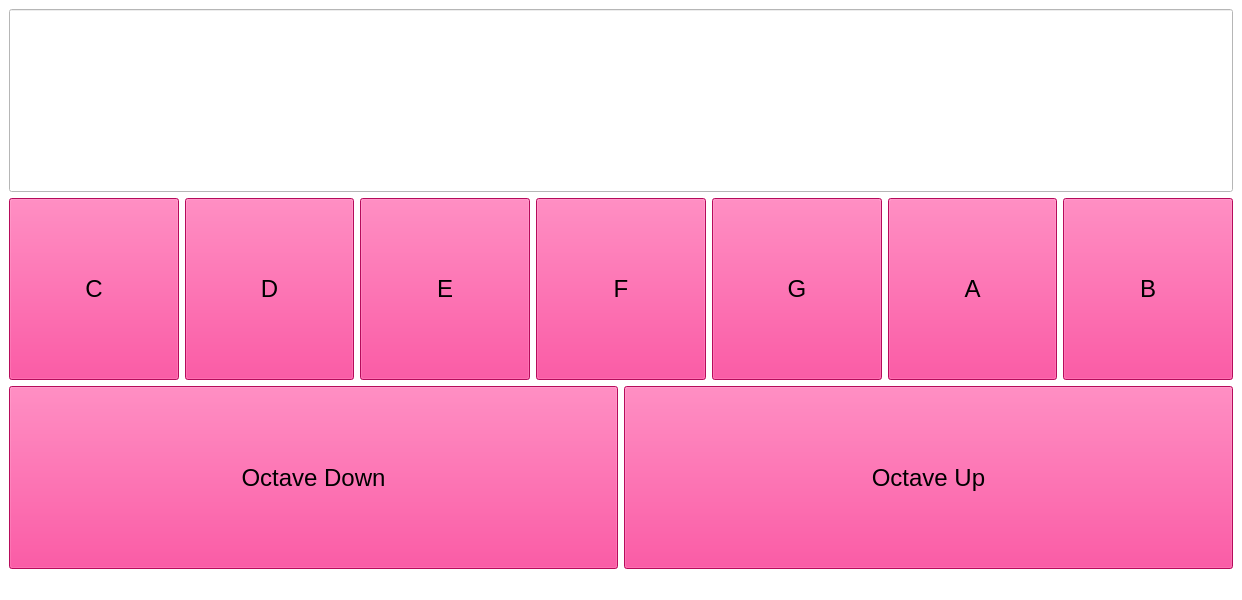
<?xml version="1.0" encoding="UTF-8"?>
<ui version="4.0">
 <class>MainWindow</class>
 <widget class="QMainWindow" name="MainWindow">
  <property name="geometry">
   <rect>
    <x>0</x>
    <y>0</y>
    <width>1242</width>
    <height>600</height>
   </rect>
  </property>
  <property name="windowTitle">
   <string>MainWindow</string>
  </property>
  <property name="styleSheet">
   <string notr="true">QWidget
{
background-color: rgb(255, 255, 255);
} 

QPushButton
{
font: 18pt;
background-color: rgb(255, 15, 127);
}

QPushButton:pressed 
{ 
background-color: green; 
}


</string>
  </property>
  <widget class="QWidget" name="centralwidget">
   <layout class="QVBoxLayout" name="verticalLayout">
    <item>
     <widget class="QLineEdit" name="noteNameA">
      <property name="sizePolicy">
       <sizepolicy hsizetype="Expanding" vsizetype="Expanding">
        <horstretch>0</horstretch>
        <verstretch>0</verstretch>
       </sizepolicy>
      </property>
      <property name="styleSheet">
       <string notr="true">QLineEdit:
{
color: white;
}</string>
      </property>
     </widget>
    </item>
    <item>
     <layout class="QHBoxLayout" name="horizontalLayout">
      <item>
       <widget class="QPushButton" name="ckey">
        <property name="sizePolicy">
         <sizepolicy hsizetype="Expanding" vsizetype="Expanding">
          <horstretch>0</horstretch>
          <verstretch>0</verstretch>
         </sizepolicy>
        </property>
        <property name="text">
         <string>C</string>
        </property>
       </widget>
      </item>
      <item>
       <widget class="QPushButton" name="dkey">
        <property name="sizePolicy">
         <sizepolicy hsizetype="Expanding" vsizetype="Expanding">
          <horstretch>0</horstretch>
          <verstretch>0</verstretch>
         </sizepolicy>
        </property>
        <property name="text">
         <string>D</string>
        </property>
       </widget>
      </item>
      <item>
       <widget class="QPushButton" name="ekey">
        <property name="sizePolicy">
         <sizepolicy hsizetype="Expanding" vsizetype="Expanding">
          <horstretch>0</horstretch>
          <verstretch>0</verstretch>
         </sizepolicy>
        </property>
        <property name="text">
         <string>E</string>
        </property>
       </widget>
      </item>
      <item>
       <widget class="QPushButton" name="fkey">
        <property name="sizePolicy">
         <sizepolicy hsizetype="Expanding" vsizetype="Expanding">
          <horstretch>0</horstretch>
          <verstretch>0</verstretch>
         </sizepolicy>
        </property>
        <property name="text">
         <string>F</string>
        </property>
       </widget>
      </item>
      <item>
       <widget class="QPushButton" name="gkey">
        <property name="sizePolicy">
         <sizepolicy hsizetype="Expanding" vsizetype="Expanding">
          <horstretch>0</horstretch>
          <verstretch>0</verstretch>
         </sizepolicy>
        </property>
        <property name="text">
         <string>G</string>
        </property>
       </widget>
      </item>
      <item>
       <widget class="QPushButton" name="akey">
        <property name="sizePolicy">
         <sizepolicy hsizetype="Expanding" vsizetype="Expanding">
          <horstretch>0</horstretch>
          <verstretch>0</verstretch>
         </sizepolicy>
        </property>
        <property name="text">
         <string>A</string>
        </property>
       </widget>
      </item>
      <item>
       <widget class="QPushButton" name="bkey">
        <property name="sizePolicy">
         <sizepolicy hsizetype="Expanding" vsizetype="Expanding">
          <horstretch>0</horstretch>
          <verstretch>0</verstretch>
         </sizepolicy>
        </property>
        <property name="text">
         <string>B</string>
        </property>
       </widget>
      </item>
     </layout>
    </item>
    <item>
     <layout class="QHBoxLayout" name="horizontalLayout_2">
      <property name="sizeConstraint">
       <enum>QLayout::SetDefaultConstraint</enum>
      </property>
      <item>
       <widget class="QPushButton" name="octaveDown">
        <property name="sizePolicy">
         <sizepolicy hsizetype="MinimumExpanding" vsizetype="MinimumExpanding">
          <horstretch>0</horstretch>
          <verstretch>0</verstretch>
         </sizepolicy>
        </property>
        <property name="text">
         <string>Octave Down</string>
        </property>
       </widget>
      </item>
      <item>
       <widget class="QPushButton" name="octaveUp">
        <property name="sizePolicy">
         <sizepolicy hsizetype="MinimumExpanding" vsizetype="MinimumExpanding">
          <horstretch>0</horstretch>
          <verstretch>0</verstretch>
         </sizepolicy>
        </property>
        <property name="text">
         <string>Octave Up</string>
        </property>
       </widget>
      </item>
     </layout>
    </item>
   </layout>
  </widget>
  <widget class="QMenuBar" name="menubar">
   <property name="geometry">
    <rect>
     <x>0</x>
     <y>0</y>
     <width>1242</width>
     <height>22</height>
    </rect>
   </property>
  </widget>
  <widget class="QStatusBar" name="statusbar"/>
 </widget>
 <resources/>
 <connections/>
</ui>
